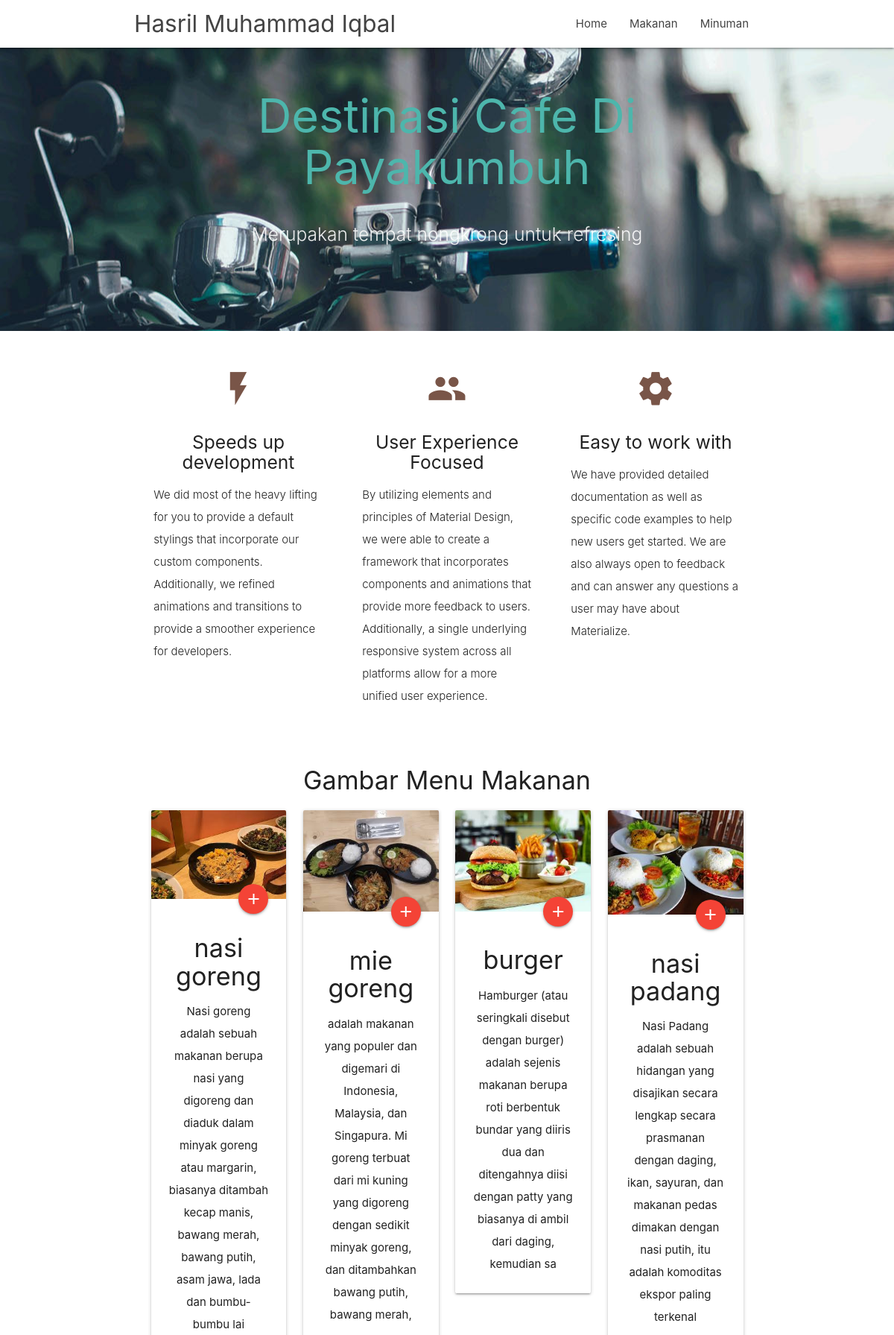
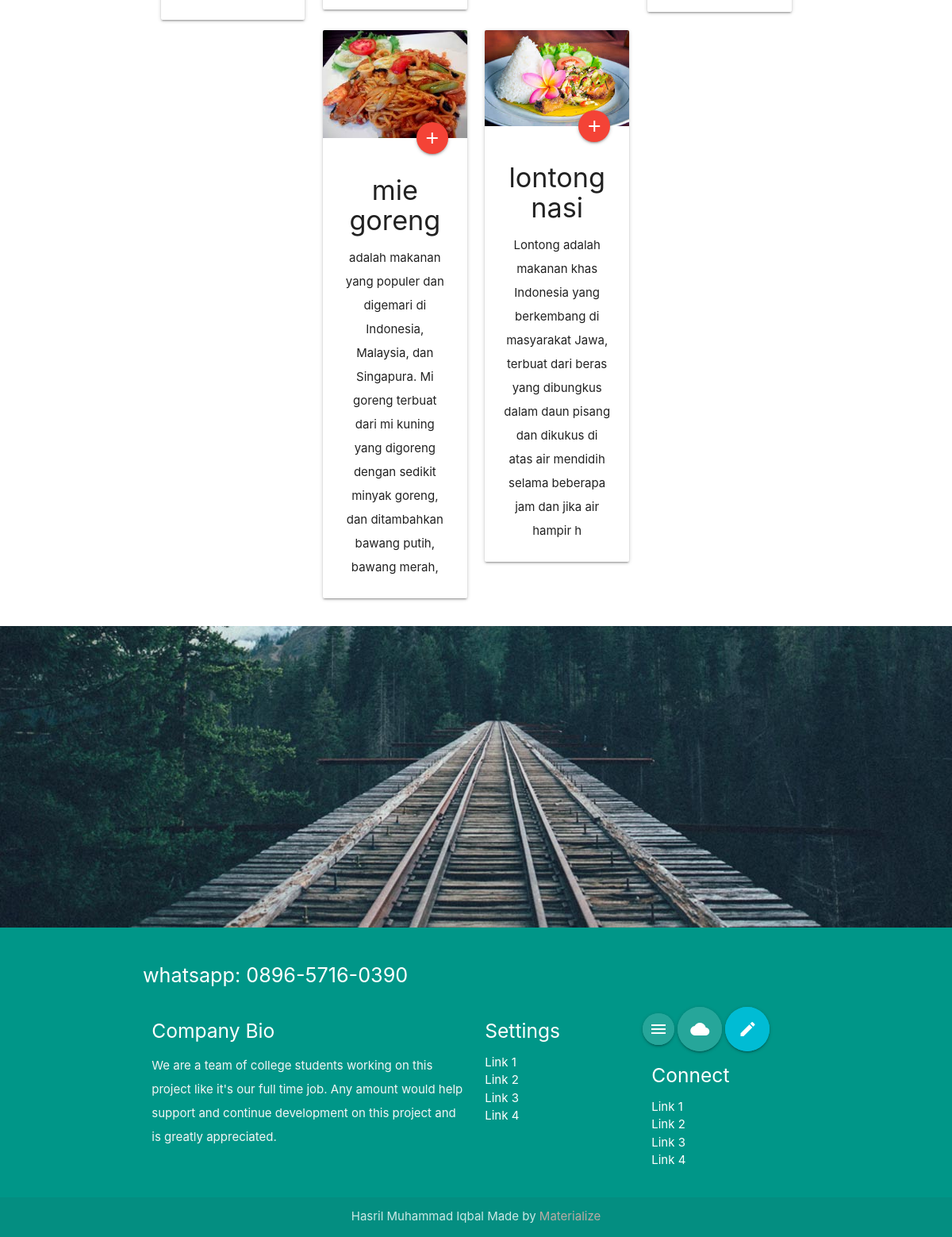
The app's page /makanan.php with its own data (2 pictures, top to bottom).
### tables this page shows
CREATE TABLE IF NOT EXISTS `makanan` (
`id_makanan` int(100) NOT NULL,
  `nama_makanan` varchar(100) NOT NULL,
  `gambar_makanan` varchar(200) NOT NULL,
  `deskripsi_makanan` varchar(200) NOT NULL,
  `asal_makanan` varchar(200) NOT NULL,
  `bahan_makanan` varchar(200) NOT NULL
);

### function.php (called while the page is built)
<?php
$conn = mysqli_connect("localhost","root","","cafe");
function query($query){
	global $conn;
	$result = mysqli_query($conn,$query);
	$rows = [];
	while ($row = mysqli_fetch_assoc($result)) {
		$rows[] = $row;
	}
	return $rows;
}

### makanan.php (the view, shortened to what this page needs)
<?php
   require 'function.php';
?>
<!DOCTYPE html>
<html lang="en">
<head>
  <link href="css/materialize.css" type="text/css" rel="stylesheet" media="screen,projection"/>
  <link href="css/style.css" type="text/css" rel="stylesheet" media="screen,projection"/>
</head>
<body>
  <nav class="white" role="navigation">
    <div class="nav-wrapper container">
      <a id="logo-container" href="#" class="brand-logo">Hasril Muhammad Iqbal</a>
      <ul class="right hide-on-med-and-down">
        <li><a href="hasril.php">Home</a></li>
        <li><a href="#">Makanan</a></li>
        <li><a href="minuman.php">Minuman</a></li>
      </ul>
    </div>
  </nav>
  <div id="index-banner" class="parallax-container">
    <div class="section no-pad-bot">
      <div class="container">
        <br><br>
        <h1 class="header center teal-text text-lighten-2">Destinasi Cafe Di Payakumbuh</h1>
        <div class="row center">
          <h5 class="header col s12 light">Merupakan tempat nongkrong untuk refresing</h5>
        </div>
        <br><br>
      </div>
    </div>
    <div class="parallax"><img src="background1.jpg" alt="Unsplashed background img 1"></div>
  </div>
   <div class="container">
    <div class="section">
      <div class="row">
        <div class="col s12 m4">
          <div class="icon-block">
            <h2 class="center brown-text"><i class="material-icons">flash_on</i></h2>
            <h5 class="center">Speeds up development</h5>
            <p class="light">We did most of the heavy lifting for you to provide a default stylings that incorporate our custom components. Additionally, we refined animations and transitions to provide a smoother experience for developers.</p>
          </div>
        </div>
        <div class="col s12 m4">
          <div class="icon-block">
            <h2 class="center brown-text"><i class="material-icons">group</i></h2>
            <h5 class="center">User Experience Focused</h5>
            <p class="light">By utilizing elements and principles of Material Design, we were able to create a framework that incorporates components and animations that provide more feedback to users. Additionally, a single underlying responsive system across all platforms allow for a more unified user experience.</p>
          </div>
        </div>
        <div class="col s12 m4">
          <div class="icon-block">
            <h2 class="center brown-text"><i class="material-icons">settings</i></h2>
            <h5 class="center">Easy to work with</h5>
            <p class="light">We have provided detailed documentation as well as specific code examples to help new users get started. We are also always open to feedback and can answer any questions a user may have about Materialize.</p>
          </div>
        </div>
      </div>
    </div>
  </div>
  <div class="container">
     <div class="row">
       <div class="col s12 center">
            <h4>Gambar Menu Makanan</h4>
               <?php
            $makanan = query("SELECT * FROM makanan");
            foreach ($makanan as $row):
            ?>
              <div class="col s12 m6 l3">
                <div class="card">
                  <div class="card-image">
                    <img src="admin/img/<?=$row["gambar_makanan"]; ?>">
                    <span class="card-title"></span>
                    <a class="btn-floating halfway-fab waves-effect waves-light red"><i class="material-icons">add</i></a>
                  </div>
                  <div class="card-content">
                   <p><h4><?=$row["nama_makanan"]; ?></h4></p>
                  <p><?=$row["deskripsi_makanan"]; ?></p>
                  </div>
                </div>
              </div>
              <?php endforeach; ?>
       </div>
    </div>
  </div>
  <div class="parallax-container valign-wrapper">
    <div class="section no-pad-bot">
      <div class="container">
        <div class="row center">
          <h5 class="header col s12 light"></h5>
        </div>
      </div>
    </div>
    <div class="parallax"><img src="background3.jpg" alt="Unsplashed background img 3"></div>
  </div>
  <footer class="page-footer teal">
    <div class="container">
    <p class="flow-text">whatsapp: 0896-5716-0390 </p>
      <div class="row">
      <a class="btn-floating pulse"><i class="material-icons">menu</i></a>
      <a class="btn-floating btn-large pulse"><i class="material-icons">cloud</i></a>
      <a class="btn-floating btn-large cyan pulse"><i class="material-icons">edit</i></a>
        <div class="col l6 s12">
          <h5 class="white-text">Company Bio</h5>
          <p class="grey-text text-lighten-4">We are a team of college students working on this project like it's our full time job. Any amount would help support and continue development on this project and is greatly appreciated.</p>
        </div>
        <div class="col l3 s12">
          <h5 class="white-text">Settings</h5>
          <ul>
            <li><a class="white-text" href="#!">Link 1</a></li>
            <li><a class="white-text" href="#!">Link 2</a></li>
            <li><a class="white-text" href="#!">Link 3</a></li>
            <li><a class="white-text" href="#!">Link 4</a></li>
          </ul>
        </div>
        <div class="col l3 s12">
          <h5 class="white-text">Connect</h5>
          <ul>
            <li><a class="white-text" href="#!">Link 1</a></li>
            <li><a class="white-text" href="#!">Link 2</a></li>
            <li><a class="white-text" href="#!">Link 3</a></li>
            <li><a class="white-text" href="#!">Link 4</a></li>
          </ul>
        </div>
      </div>
    </div>
    <div class="footer-copyright">
      <div class="container ">
       <center>Hasril Muhammad Iqbal Made by <a class="brown-text text-lighten-3" href="http://materializecss.com">Materialize</a></center>
      </div>
    </div>
  </footer>
  </body>
</html>

### css/style.css (style rules this page uses)
nav ul a, nav .brand-logo { color: #444; }
p { line-height: 2rem; }
.parallax-container { min-height: 380px; line-height: 0; height: auto; color: rgba(255,255,255,.9); }
.parallax-container .section { width: 100%; }
.icon-block { padding: 0 15px; }
.icon-block .material-icons { font-size: inherit; }
footer.page-footer { margin: 0; }

### records on screen
makanan: gambar_makanan (picture), nama_makanan "nasi goreng", deskripsi_makanan "Nasi goreng adalah sebuah makanan berupa nasi yang digoreng dan diaduk dalam minyak goreng atau margarin, biasanya ditambah kecap manis, bawang merah, bawang putih, asam jawa, lada dan bumbu-bumbu lai"
makanan: gambar_makanan (picture), nama_makanan "mie goreng", deskripsi_makanan "adalah makanan yang populer dan digemari di Indonesia, Malaysia, dan Singapura. Mi goreng terbuat dari mi kuning yang digoreng dengan sedikit minyak goreng, dan ditambahkan bawang putih, bawang merah,"
makanan: gambar_makanan (picture), nama_makanan "burger", deskripsi_makanan "Hamburger (atau seringkali disebut dengan burger) adalah sejenis makanan berupa roti berbentuk bundar yang diiris dua dan ditengahnya diisi dengan patty yang biasanya di ambil dari daging, kemudian sa"
makanan: gambar_makanan (picture), nama_makanan "nasi padang", deskripsi_makanan "Nasi Padang adalah sebuah hidangan yang disajikan secara lengkap secara prasmanan dengan daging, ikan, sayuran, dan makanan pedas dimakan dengan nasi putih, itu adalah komoditas ekspor paling terkenal"
makanan: gambar_makanan (picture), nama_makanan "mie goreng", deskripsi_makanan "adalah makanan yang populer dan digemari di Indonesia, Malaysia, dan Singapura. Mi goreng terbuat dari mi kuning yang digoreng dengan sedikit minyak goreng, dan ditambahkan bawang putih, bawang merah,"
makanan: gambar_makanan (picture), nama_makanan "lontong nasi", deskripsi_makanan "Lontong adalah makanan khas Indonesia yang berkembang di masyarakat Jawa, terbuat dari beras yang dibungkus dalam daun pisang dan dikukus di atas air mendidih selama beberapa jam dan jika air hampir h"
